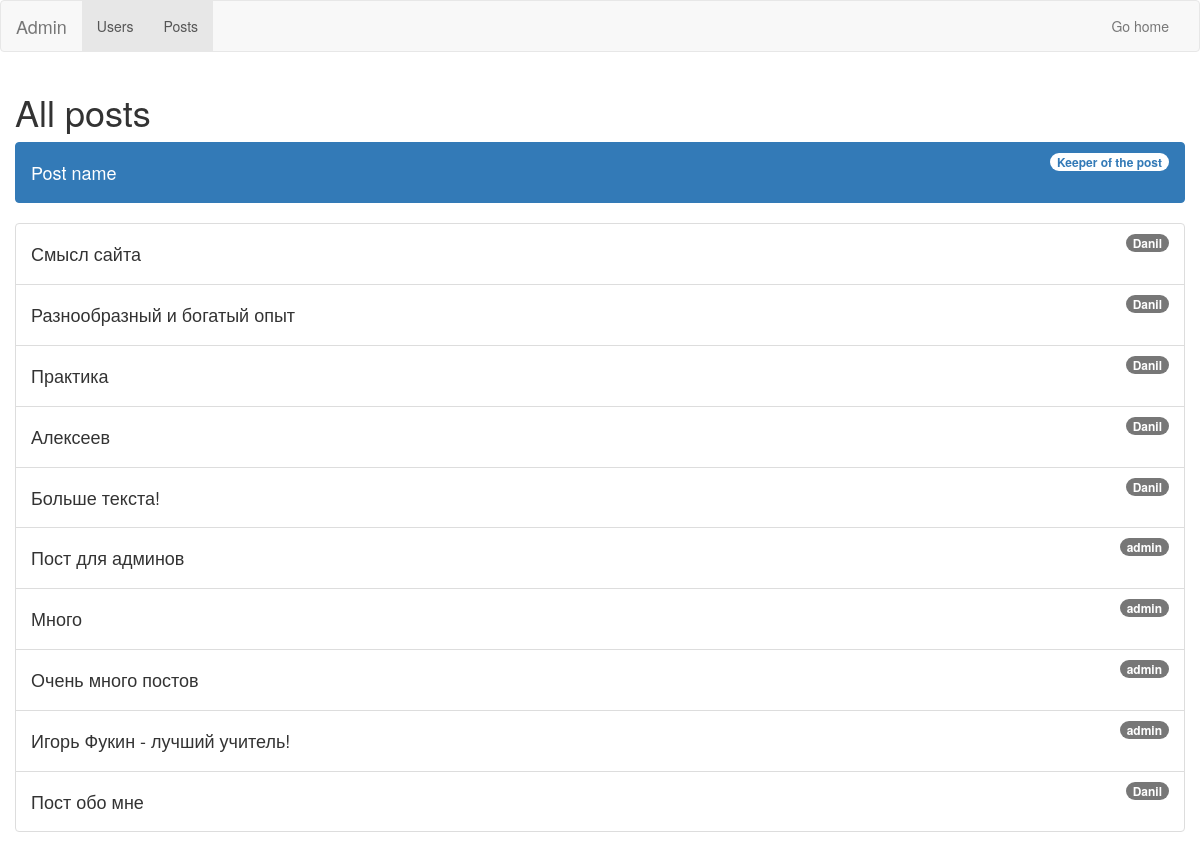
The app's page /admin/posts (signed in) with its own data.
### tables this page shows
CREATE TABLE users 
                            (id INTEGER PRIMARY KEY AUTOINCREMENT, 
                             user_name VARCHAR(50),
                             password_hash VARCHAR(128)
                             );

CREATE TABLE news 
                                (id INTEGER PRIMARY KEY AUTOINCREMENT, 
                                 title VARCHAR(100),
                                 content VARCHAR(1000),
                                 user_id INTEGER
                                 );

### view.py (the view)
@app.route('/admin/posts')
def admin_posts():
    um = {}
    nm = NewsModel(db.get_connection()).get_all()
    for i in UsersModel(db.get_connection()).get_all():
        if i[0] not in um:
            um[i[0]] = i[1]
    if session['username'] == 'admin' and session['password'] == 'admin':
        return render_template(
            'confidentially/posts_admin.html', users=um, posts=nm)
    else:
        return render_template('confidentially/base_admin_error.html')

### models.py (called while the page is built)
    def get_connection(self):
        return self.conn

    def get_all(self):
        cursor = self.connection.cursor()
        cursor.execute("SELECT * FROM users")
        rows = cursor.fetchall()
        return rows

    def get_all(self, user_id=None):
        cursor = self.connection.cursor()
        if user_id:
            cursor.execute(
                "SELECT * FROM news WHERE user_id = ?", (str(user_id)))
        else:
            cursor.execute("SELECT * FROM news")
        rows = cursor.fetchall()
        return rows

### templates/confidentially/posts_admin.html (shortened to what this page needs)
{% extends 'confidentially/base_admin.html' %}
{% block content_title %}
    All posts
{% endblock %}
{% block content %}
    <ul class="list-group">
	  <li class="list-group-item active">
	    <span class="badge">Keeper of the post</span>
		<h4>Post name</h4>
	  </li>
	</ul>
	<div class=''>
		<ul class="list-group">
			{% for name in posts %}
				<li class="list-group-item">
				    <span class="badge">{{ users.get(name[3], None) }}</span>
					<h4>{{ name[1] }}</h4>
				 </li>
			{% endfor %}
		</ul>
	</div>
{% endblock %}

### records on screen
news: title "Смысл сайта"
users: get "Danil"
news: title "Разнообразный и богатый опыт"
news: title "Практика"
news: title "Алексеев"
news: title "Больше текста!"
news: title "Пост для админов"
users: get "admin"
news: title "Много"
news: title "Очень много постов"
news: title "Игорь Фукин - лучший учитель!"
news: title "Пост обо мне"
